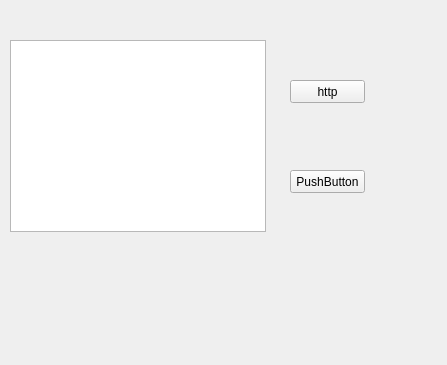
<?xml version="1.0" encoding="UTF-8"?>
<ui version="4.0">
 <class>Form</class>
 <widget class="QWidget" name="Form">
  <property name="geometry">
   <rect>
    <x>0</x>
    <y>0</y>
    <width>447</width>
    <height>365</height>
   </rect>
  </property>
  <property name="windowTitle">
   <string>Form</string>
  </property>
  <widget class="QPushButton" name="pushButton">
   <property name="geometry">
    <rect>
     <x>290</x>
     <y>80</y>
     <width>75</width>
     <height>23</height>
    </rect>
   </property>
   <property name="text">
    <string>http</string>
   </property>
  </widget>
  <widget class="QTextBrowser" name="textBrowser">
   <property name="geometry">
    <rect>
     <x>10</x>
     <y>40</y>
     <width>256</width>
     <height>192</height>
    </rect>
   </property>
  </widget>
  <widget class="QPushButton" name="pushButton_2">
   <property name="geometry">
    <rect>
     <x>290</x>
     <y>170</y>
     <width>75</width>
     <height>23</height>
    </rect>
   </property>
   <property name="text">
    <string>PushButton</string>
   </property>
  </widget>
 </widget>
 <resources/>
 <connections/>
</ui>
